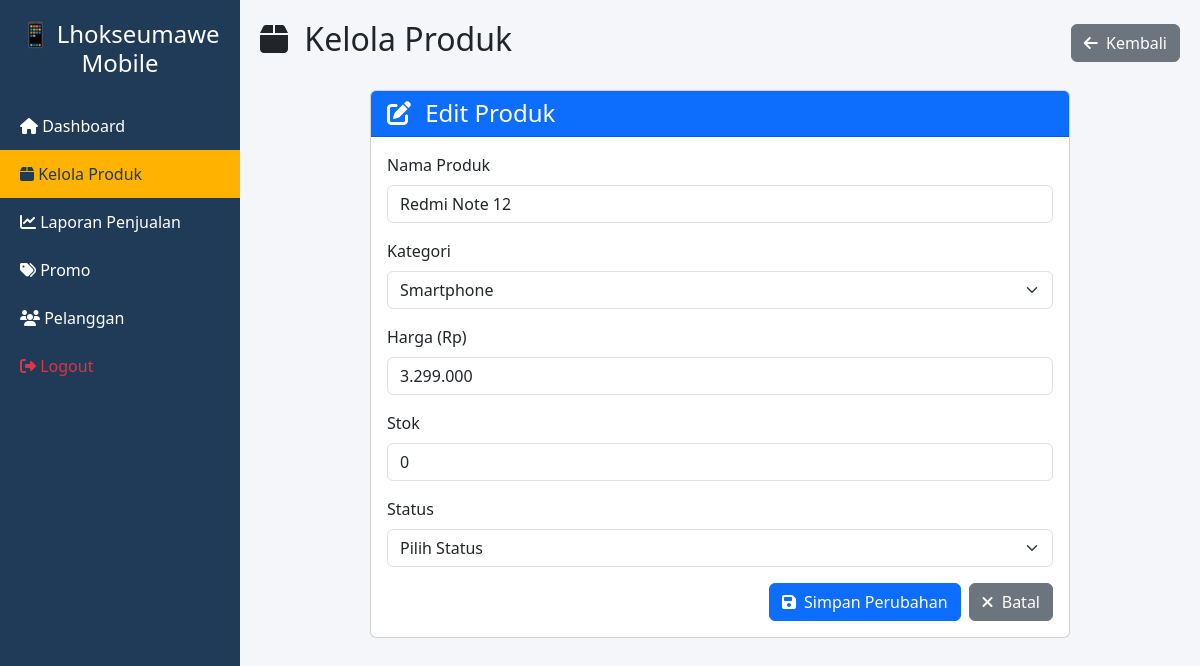
/kelolaproduk.php?edit=3, run on the app's committed database.
### tables this page shows
CREATE TABLE `produk` (
  `id_produk` int(11) NOT NULL,
  `nama_produk` varchar(255) NOT NULL,
  `kategori` enum('smartphone','aksesoris','sparepart') NOT NULL,
  `harga` int(11) NOT NULL,
  `stok` int(11) NOT NULL DEFAULT 0,
  `status` enum('tersedia','hampir_habis','habis') DEFAULT 'tersedia',
  `created_at` timestamp NOT NULL DEFAULT current_timestamp()
);

### kelolaproduk.php (the view, shortened to what this page needs)
<?php
require_once 'koneksi.php';
$editMode = false;
$editData = null;
if (isset($_GET['edit'])) {
    $id = intval($_GET['edit']);
    if ($id > 0) {
        $stmt = $conn->prepare("SELECT * FROM produk WHERE id_produk = ?");
        $stmt->bind_param("i", $id);
        $stmt->execute();
        $result = $stmt->get_result();
        if ($result->num_rows > 0) {
            $editMode = true;
            $editData = $result->fetch_assoc();
        } else {
            $_SESSION['error'] = "Produk tidak ditemukan";
            header("Location: kelolaproduk.php");
            exit;
        }
    }
}
$search = isset($_GET['search']) ? $conn->real_escape_string($_GET['search']) : '';
$kategori_filter = isset($_GET['kategori']) ? $_GET['kategori'] : '';
$status_filter = isset($_GET['status']) ? $_GET['status'] : '';
$query = "SELECT * FROM produk WHERE 1=1";
$query .= " ORDER BY id_produk DESC";
$stmt = $conn->prepare($query);
$stmt->execute();
$result = $stmt->get_result();
$produk = [];
while ($row = $result->fetch_assoc()) {
    $produk[] = $row;
}
?>
<!DOCTYPE html>
<html lang="id">
<head>
    <link href="https://cdn.jsdelivr.net/npm/bootstrap@5.3.2/dist/css/bootstrap.min.css" rel="stylesheet" />
    <link rel="stylesheet" href="https://cdnjs.cloudflare.com/ajax/libs/font-awesome/6.5.1/css/all.min.css" />
</head>
<body>
<div class="sidebar">
    <h4 class="text-center mb-4">📱 Lhokseumawe Mobile</h4>
    <a href="owner.php"><i class="fas fa-home"></i> Dashboard</a>
    <a href="kelolaproduk.php" class="active"><i class="fas fa-box"></i> Kelola Produk</a>
    <a href="laporanpenjualan.php"><i class="fas fa-chart-line"></i> Laporan Penjualan</a>
    <a href="promo.php"><i class="fas fa-tags"></i> Promo</a>
    <a href="pelanggan.php"><i class="fas fa-users"></i> Pelanggan</a>
    <a href="logout.php" class="text-danger"><i class="fa-solid fa-right-from-bracket"></i> Logout</a>
</div>
<div class="content">
    <div class="d-flex justify-content-between align-items-center mb-4">
        <h2><i class="fas fa-box me-2"></i> Kelola Produk</h2>
        <?php if ($editMode): ?>
            <a href="kelolaproduk.php" class="btn btn-secondary">
                <i class="fas fa-arrow-left me-1"></i> Kembali
            </a>
        <?php else: ?>
            <button class="btn btn-primary" data-bs-toggle="modal" data-bs-target="#produkModal">
                <i class="fas fa-plus me-1"></i> Tambah Produk
            </button>
        <?php endif; ?>
    </div>
    <?php if (!$editMode): ?>
        <div class="card mb-4">
            <div class="card-body">
                <form method="GET" action="">
                    <div class="row g-3">
                        <div class="col-md-4">
                            <input type="text" name="search" class="form-control" placeholder="Cari produk..." value="<?= htmlspecialchars($search) ?>">
                        </div>
                        <div class="col-md-3">
                            <select name="kategori" class="form-select">
                                <option value="">Semua Kategori</option>
                                <option value="smartphone" <?= $kategori_filter == 'smartphone' ? 'selected' : '' ?>>Smartphone</option>
                                <option value="aksesoris" <?= $kategori_filter == 'aksesoris' ? 'selected' : '' ?>>Aksesoris</option>
                                <option value="sparepart" <?= $kategori_filter == 'sparepart' ? 'selected' : '' ?>>Sparepart</option>
                            </select>
                        </div>
                        <div class="col-md-3">
                            <select name="status" class="form-select">
                                <option value="">Semua Status</option>
                                <option value="tersedia" <?= $status_filter == 'tersedia' ? 'selected' : '' ?>>Tersedia</option>
                                <option value="hampir_habis" <?= $status_filter == 'hampir_habis' ? 'selected' : '' ?>>Hampir Habis</option>
                                <option value="habis" <?= $status_filter == 'habis' ? 'selected' : '' ?>>Habis</option>
                            </select>
                        </div>
                        <div class="col-md-2">
                            <button type="submit" class="btn btn-primary w-100">
                                <i class="fas fa-filter me-1"></i> Filter
                            </button>
                        </div>
                    </div>
                </form>
            </div>
        </div>
        <div class="card">
            <div class="card-body table-responsive">
                <table class="table table-hover align-middle">
                    <thead class="table-dark">
                        <tr>
                            <th>#</th>
                            <th>Nama Produk</th>
                            <th>Kategori</th>
                            <th>Harga</th>
                            <th>Stok</th>
                            <th>Status</th>
                            <th>Aksi</th>
                        </tr>
                    </thead>
                    <tbody>
                        <?php if (empty($produk)): ?>
                            <tr>
                                <td colspan="7" class="text-center py-4">Tidak ada data produk</td>
                            </tr>
                        <?php else: ?>
                            <?php foreach ($produk as $index => $item): ?>
                                <?php
                                    if ($item['stok'] > 10) {
                                        $status_class = 'bg-success';
                                        $status_text = 'Tersedia';
                                    } elseif ($item['stok'] > 0) {
                                        $status_class = 'bg-warning text-dark';
                                        $status_text = 'Hampir Habis';
                                    } else {
                                        $status_class = 'bg-danger';
                                        $status_text = 'Habis';
                                    }
                                ?>
                                <tr>
                                    <td><?= $index + 1 ?></td>
                                    <td><?= htmlspecialchars($item['nama_produk']) ?></td>
                                    <td><?= ucfirst($item['kategori']) ?></td>
                                    <td>Rp <?= number_format($item['harga'], 0, ',', '.') ?></td>
                                    <td><?= $item['stok'] ?></td>
                                    <td><span class="badge <?= $status_class ?>"><?= $status_text ?></span></td>
                                    <td>
                                        <a href="kelolaproduk.php?edit=<?= $item['id_produk'] ?>" class="btn btn-sm btn-primary" title="Edit">
                                            <i class="fas fa-edit"></i>
                                        </a>
                                        <a href="kelolaproduk.php?hapus=<?= $item['id_produk'] ?>" class="btn btn-sm btn-danger" onclick="return confirm('Yakin ingin menghapus produk ini?')" title="Hapus">
                                            <i class="fas fa-trash"></i>
                                        </a>
                                    </td>
                                </tr>
                            <?php endforeach; ?>
                        <?php endif; ?>
                    </tbody>
                </table>
            </div>
        </div>
    <?php else: ?>
        <div class="card form-container">
            <div class="card-header bg-primary text-white">
                <h4 class="mb-0"><i class="fas fa-edit me-2"></i> Edit Produk</h4>
            </div>
            <div class="card-body">
                <form method="POST" action="">
                    <div class="mb-3">
                        <label for="nama" class="form-label">Nama Produk</label>
                        <input type="text" class="form-control" id="nama" name="nama" value="<?= htmlspecialchars($editData['nama_produk']) ?>" required>
                    </div>
                    <div class="mb-3">
                        <label for="kategori" class="form-label">Kategori</label>
                        <select class="form-select" id="kategori" name="kategori" required>
                            <option value="smartphone" <?= $editData['kategori'] == 'smartphone' ? 'selected' : '' ?>>Smartphone</option>
                        </select>
                    </div>
                    <div class="mb-3">
                        <label for="harga" class="form-label">Harga (Rp)</label>
                        <input type="text" class="form-control" id="harga" name="harga" value="<?= number_format($editData['harga'], 0, ',', '.') ?>" required>
                    </div>
                    <div class="mb-3">
                        <label for="stok" class="form-label">Stok</label>
                        <input type="number" class="form-control" id="stok" name="stok" value="<?= $editData['stok'] ?>" min="0" required>
                    </div>
                    <div class="mb-3">
                        <label for="status" class="form-label">Status</label>
                        <select class="form-select" id="status" name="status" required>
                            <option value="">Pilih Status</option>
                        </select>
                    </div>
                    <div class="d-grid gap-2 d-md-flex justify-content-md-end">
                        <button type="submit" name="simpan" class="btn btn-primary">
                            <i class="fas fa-save me-1"></i> Simpan Perubahan
                        </button>
                        <a href="kelolaproduk.php" class="btn btn-secondary">
                            <i class="fas fa-times me-1"></i> Batal
                        </a>
                    </div>
                </form>
            </div>
        </div>
    <?php endif; ?>
</div>
</body>
</html>

### kelolaproduk.php (style rules this page uses)
:root { --primary: #1f3b57; --secondary: #ffb300; --light: #f4f6f9; }
body { background-color: var(--light); font-family: 'Segoe UI', sans-serif; }
.sidebar { height: 100vh; background-color: var(--primary); color: white; position: fixed; width: 240px; padding-top: 20px; }
.sidebar a { color: white; display: block; padding: 12px 20px; text-decoration: none; transition: 0.3s; }
.sidebar .active { background-color: var(--secondary); color: var(--primary); }
.content { margin-left: 240px; padding: 20px; }
.form-container { max-width: 700px; margin: 0 auto; }

### data on the page
produk: nama "Redmi Note 12", kategori "Smartphone", harga "3.299.000", stok "0"
